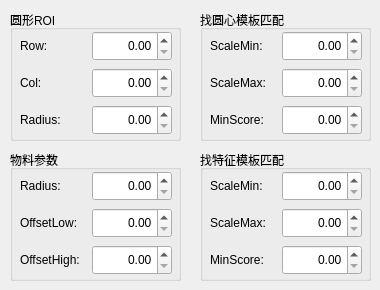
   <widget class="QWidget" name="tab_Cam3">
    <attribute name="title">
     <string>Cam3参数</string>
    </attribute>
    <widget class="QGroupBox" name="groupBox_10">
     <property name="geometry">
      <rect>
       <x>200</x>
       <y>10</y>
       <width>171</width>
       <height>131</height>
      </rect>
     </property>
     <property name="title">
      <string>找圆心模板匹配</string>
     </property>
     <widget class="QWidget" name="horizontalLayoutWidget_11">
      <property name="geometry">
       <rect>
        <x>10</x>
        <y>20</y>
        <width>152</width>
        <height>106</height>
       </rect>
      </property>
      <layout class="QHBoxLayout" name="horizontalLayout_11">
       <item>
        <layout class="QVBoxLayout" name="verticalLayout_21">
         <item>
          <widget class="QLabel" name="label_33">
           <property name="minimumSize">
            <size>
             <width>60</width>
             <height>30</height>
            </size>
           </property>
           <property name="maximumSize">
            <size>
             <width>70</width>
             <height>30</height>
            </size>
           </property>
           <property name="text">
            <string>ScaleMin:</string>
           </property>
           <property name="alignment">
            <set>Qt::AlignLeading|Qt::AlignLeft|Qt::AlignVCenter</set>
           </property>
          </widget>
         </item>
         <item>
          <widget class="QLabel" name="label_34">
           <property name="minimumSize">
            <size>
             <width>60</width>
             <height>30</height>
            </size>
           </property>
           <property name="maximumSize">
            <size>
             <width>70</width>
             <height>30</height>
            </size>
           </property>
           <property name="text">
            <string>ScaleMax:</string>
           </property>
           <property name="alignment">
            <set>Qt::AlignLeading|Qt::AlignLeft|Qt::AlignVCenter</set>
           </property>
          </widget>
         </item>
         <item>
          <widget class="QLabel" name="label_35">
           <property name="minimumSize">
            <size>
             <width>60</width>
             <height>30</height>
            </size>
           </property>
           <property name="maximumSize">
            <size>
             <width>70</width>
             <height>30</height>
            </size>
           </property>
           <property name="text">
            <string>MinScore:</string>
           </property>
           <property name="alignment">
            <set>Qt::AlignLeading|Qt::AlignLeft|Qt::AlignVCenter</set>
           </property>
          </widget>
         </item>
        </layout>
       </item>
       <item>
        <layout class="QVBoxLayout" name="verticalLayout_22">
         <item>
          <widget class="QDoubleSpinBox" name="p_cam3_circle_model_scalemin">
           <property name="minimumSize">
            <size>
             <width>80</width>
             <height>30</height>
            </size>
           </property>
           <property name="maximumSize">
            <size>
             <width>80</width>
             <height>30</height>
            </size>
           </property>
           <property name="alignment">
            <set>Qt::AlignRight|Qt::AlignTrailing|Qt::AlignVCenter</set>
           </property>
           <property name="maximum">
            <double>100.000000000000000</double>
           </property>
           <property name="singleStep">
            <double>0.100000000000000</double>
           </property>
          </widget>
         </item>
         <item>
          <widget class="QDoubleSpinBox" name="p_cam3_circle_model_scalemax">
           <property name="minimumSize">
            <size>
             <width>80</width>
             <height>30</height>
            </size>
           </property>
           <property name="maximumSize">
            <size>
             <width>80</width>
             <height>30</height>
            </size>
           </property>
           <property name="alignment">
            <set>Qt::AlignRight|Qt::AlignTrailing|Qt::AlignVCenter</set>
           </property>
           <property name="maximum">
            <double>100.000000000000000</double>
           </property>
           <property name="singleStep">
            <double>0.100000000000000</double>
           </property>
          </widget>
         </item>
         <item>
          <widget class="QDoubleSpinBox" name="p_cam3_circle_model_minscore">
           <property name="minimumSize">
            <size>
             <width>80</width>
             <height>30</height>
            </size>
           </property>
           <property name="maximumSize">
            <size>
             <width>80</width>
             <height>30</height>
            </size>
           </property>
           <property name="alignment">
            <set>Qt::AlignRight|Qt::AlignTrailing|Qt::AlignVCenter</set>
           </property>
           <property name="maximum">
            <double>1.000000000000000</double>
           </property>
           <property name="singleStep">
            <double>0.010000000000000</double>
           </property>
          </widget>
         </item>
        </layout>
       </item>
      </layout>
     </widget>
    </widget>
    <widget class="QGroupBox" name="groupBox_11">
     <property name="geometry">
      <rect>
       <x>200</x>
       <y>150</y>
       <width>171</width>
       <height>131</height>
      </rect>
     </property>
     <property name="title">
      <string>找特征模板匹配</string>
     </property>
     <widget class="QWidget" name="horizontalLayoutWidget_12">
      <property name="geometry">
       <rect>
        <x>10</x>
        <y>20</y>
        <width>152</width>
        <height>106</height>
       </rect>
      </property>
      <layout class="QHBoxLayout" name="horizontalLayout_12">
       <item>
        <layout class="QVBoxLayout" name="verticalLayout_23">
         <item>
          <widget class="QLabel" name="label_36">
           <property name="minimumSize">
            <size>
             <width>60</width>
             <height>30</height>
            </size>
           </property>
           <property name="maximumSize">
            <size>
             <width>70</width>
             <height>30</height>
            </size>
           </property>
           <property name="text">
            <string>ScaleMin:</string>
           </property>
           <property name="alignment">
            <set>Qt::AlignLeading|Qt::AlignLeft|Qt::AlignVCenter</set>
           </property>
          </widget>
         </item>
         <item>
          <widget class="QLabel" name="label_37">
           <property name="minimumSize">
            <size>
             <width>60</width>
             <height>30</height>
            </size>
           </property>
           <property name="maximumSize">
            <size>
             <width>70</width>
             <height>30</height>
            </size>
           </property>
           <property name="text">
            <string>ScaleMax:</string>
           </property>
           <property name="alignment">
            <set>Qt::AlignLeading|Qt::AlignLeft|Qt::AlignVCenter</set>
           </property>
          </widget>
         </item>
         <item>
          <widget class="QLabel" name="label_38">
           <property name="minimumSize">
            <size>
             <width>60</width>
             <height>30</height>
            </size>
           </property>
           <property name="maximumSize">
            <size>
             <width>70</width>
             <height>30</height>
            </size>
           </property>
           <property name="text">
            <string>MinScore:</string>
           </property>
           <property name="alignment">
            <set>Qt::AlignLeading|Qt::AlignLeft|Qt::AlignVCenter</set>
           </property>
          </widget>
         </item>
        </layout>
       </item>
       <item>
        <layout class="QVBoxLayout" name="verticalLayout_24">
         <item>
          <widget class="QDoubleSpinBox" name="p_cam3_feature_model_scalemin">
           <property name="minimumSize">
            <size>
             <width>80</width>
             <height>30</height>
            </size>
           </property>
           <property name="maximumSize">
            <size>
             <width>80</width>
             <height>30</height>
            </size>
           </property>
           <property name="alignment">
            <set>Qt::AlignRight|Qt::AlignTrailing|Qt::AlignVCenter</set>
           </property>
           <property name="maximum">
            <double>100.000000000000000</double>
           </property>
           <property name="singleStep">
            <double>0.100000000000000</double>
           </property>
          </widget>
         </item>
         <item>
          <widget class="QDoubleSpinBox" name="p_cam3_feature_model_scalemax">
           <property name="minimumSize">
            <size>
             <width>80</width>
             <height>30</height>
            </size>
           </property>
           <property name="maximumSize">
            <size>
             <width>80</width>
             <height>30</height>
            </size>
           </property>
           <property name="alignment">
            <set>Qt::AlignRight|Qt::AlignTrailing|Qt::AlignVCenter</set>
           </property>
           <property name="maximum">
            <double>100.000000000000000</double>
           </property>
           <property name="singleStep">
            <double>0.100000000000000</double>
           </property>
          </widget>
         </item>
         <item>
          <widget class="QDoubleSpinBox" name="p_cam3_feature_model_minscore">
           <property name="minimumSize">
            <size>
             <width>80</width>
             <height>30</height>
            </size>
           </property>
           <property name="maximumSize">
            <size>
             <width>80</width>
             <height>30</height>
            </size>
           </property>
           <property name="alignment">
            <set>Qt::AlignRight|Qt::AlignTrailing|Qt::AlignVCenter</set>
           </property>
           <property name="maximum">
            <double>1.000000000000000</double>
           </property>
           <property name="singleStep">
            <double>0.010000000000000</double>
           </property>
          </widget>
         </item>
        </layout>
       </item>
      </layout>
     </widget>
    </widget>
    <widget class="QGroupBox" name="groupBox_12">
     <property name="geometry">
      <rect>
       <x>10</x>
       <y>10</y>
       <width>171</width>
       <height>131</height>
      </rect>
     </property>
     <property name="mouseTracking">
      <bool>false</bool>
     </property>
     <property name="acceptDrops">
      <bool>false</bool>
     </property>
     <property name="autoFillBackground">
      <bool>false</bool>
     </property>
     <property name="title">
      <string>圆形ROI</string>
     </property>
     <property name="flat">
      <bool>false</bool>
     </property>
     <property name="checkable">
      <bool>false</bool>
     </property>
     <property name="checked">
      <bool>false</bool>
     </property>
     <widget class="QWidget" name="horizontalLayoutWidget_13">
      <property name="geometry">
       <rect>
        <x>10</x>
        <y>20</y>
        <width>152</width>
        <height>106</height>
       </rect>
      </property>
      <layout class="QHBoxLayout" name="horizontalLayout_13">
       <item>
        <layout class="QVBoxLayout" name="verticalLayout_25">
         <item>
          <widget class="QLabel" name="label_39">
           <property name="minimumSize">
            <size>
             <width>60</width>
             <height>30</height>
            </size>
           </property>
           <property name="maximumSize">
            <size>
             <width>70</width>
             <height>30</height>
            </size>
           </property>
           <property name="text">
            <string>Row:</string>
           </property>
           <property name="alignment">
            <set>Qt::AlignLeading|Qt::AlignLeft|Qt::AlignVCenter</set>
           </property>
          </widget>
         </item>
         <item>
          <widget class="QLabel" name="label_40">
           <property name="minimumSize">
            <size>
             <width>60</width>
             <height>30</height>
            </size>
           </property>
           <property name="maximumSize">
            <size>
             <width>70</width>
             <height>30</height>
            </size>
           </property>
           <property name="text">
            <string>Col:</string>
           </property>
           <property name="alignment">
            <set>Qt::AlignLeading|Qt::AlignLeft|Qt::AlignVCenter</set>
           </property>
          </widget>
         </item>
         <item>
          <widget class="QLabel" name="label_41">
           <property name="minimumSize">
            <size>
             <width>60</width>
             <height>30</height>
            </size>
           </property>
           <property name="maximumSize">
            <size>
             <width>70</width>
             <height>30</height>
            </size>
           </property>
           <property name="text">
            <string>Radius:</string>
           </property>
           <property name="alignment">
            <set>Qt::AlignLeading|Qt::AlignLeft|Qt::AlignVCenter</set>
           </property>
          </widget>
         </item>
        </layout>
       </item>
       <item>
        <layout class="QVBoxLayout" name="verticalLayout_26">
         <item>
          <widget class="QDoubleSpinBox" name="p_cam3_circle_row">
           <property name="minimumSize">
            <size>
             <width>80</width>
             <height>30</height>
            </size>
           </property>
           <property name="maximumSize">
            <size>
             <width>80</width>
             <height>30</height>
            </size>
           </property>
           <property name="alignment">
            <set>Qt::AlignRight|Qt::AlignTrailing|Qt::AlignVCenter</set>
           </property>
           <property name="maximum">
            <double>2048.000000000000000</double>
           </property>
           <property name="singleStep">
            <double>1.000000000000000</double>
           </property>
          </widget>
         </item>
         <item>
          <widget class="QDoubleSpinBox" name="p_cam3_circle_col">
           <property name="minimumSize">
            <size>
             <width>80</width>
             <height>30</height>
            </size>
           </property>
           <property name="maximumSize">
            <size>
             <width>80</width>
             <height>30</height>
            </size>
           </property>
           <property name="alignment">
            <set>Qt::AlignRight|Qt::AlignTrailing|Qt::AlignVCenter</set>
           </property>
           <property name="maximum">
            <double>2448.000000000000000</double>
           </property>
          </widget>
         </item>
         <item>
          <widget class="QDoubleSpinBox" name="p_cam3_circle_radius">
           <property name="minimumSize">
            <size>
             <width>80</width>
             <height>30</height>
            </size>
           </property>
           <property name="maximumSize">
            <size>
             <width>80</width>
             <height>30</height>
            </size>
           </property>
           <property name="alignment">
            <set>Qt::AlignRight|Qt::AlignTrailing|Qt::AlignVCenter</set>
           </property>
           <property name="maximum">
            <double>2448.000000000000000</double>
           </property>
          </widget>
         </item>
        </layout>
       </item>
      </layout>
     </widget>
    </widget>
    <widget class="QGroupBox" name="groupBox_13">
     <property name="geometry">
      <rect>
       <x>10</x>
       <y>150</y>
       <width>171</width>
       <height>131</height>
      </rect>
     </property>
     <property name="mouseTracking">
      <bool>false</bool>
     </property>
     <property name="acceptDrops">
      <bool>false</bool>
     </property>
     <property name="autoFillBackground">
      <bool>false</bool>
     </property>
     <property name="title">
      <string>物料参数</string>
     </property>
     <property name="flat">
      <bool>false</bool>
     </property>
     <property name="checkable">
      <bool>false</bool>
     </property>
     <property name="checked">
      <bool>false</bool>
     </property>
     <widget class="QWidget" name="horizontalLayoutWidget_14">
      <property name="geometry">
       <rect>
        <x>10</x>
        <y>20</y>
        <width>152</width>
        <height>106</height>
       </rect>
      </property>
      <layout class="QHBoxLayout" name="horizontalLayout_14">
       <item>
        <layout class="QVBoxLayout" name="verticalLayout_27">
         <item>
          <widget class="QLabel" name="label_42">
           <property name="minimumSize">
            <size>
             <width>60</width>
             <height>30</height>
            </size>
           </property>
           <property name="maximumSize">
            <size>
             <width>70</width>
             <height>30</height>
            </size>
           </property>
           <property name="text">
            <string>Radius:</string>
           </property>
           <property name="alignment">
            <set>Qt::AlignLeading|Qt::AlignLeft|Qt::AlignVCenter</set>
           </property>
          </widget>
         </item>
         <item>
          <widget class="QLabel" name="label_43">
           <property name="minimumSize">
            <size>
             <width>60</width>
             <height>30</height>
            </size>
           </property>
           <property name="maximumSize">
            <size>
             <width>70</width>
             <height>30</height>
            </size>
           </property>
           <property name="text">
            <string>OffsetLow:</string>
           </property>
           <property name="alignment">
            <set>Qt::AlignLeading|Qt::AlignLeft|Qt::AlignVCenter</set>
           </property>
          </widget>
         </item>
         <item>
          <widget class="QLabel" name="label_44">
           <property name="minimumSize">
            <size>
             <width>60</width>
             <height>30</height>
            </size>
           </property>
           <property name="maximumSize">
            <size>
             <width>70</width>
             <height>30</height>
            </size>
           </property>
           <property name="text">
            <string>OffsetHigh:</string>
           </property>
           <property name="alignment">
            <set>Qt::AlignLeading|Qt::AlignLeft|Qt::AlignVCenter</set>
           </property>
          </widget>
         </item>
        </layout>
       </item>
       <item>
        <layout class="QVBoxLayout" name="verticalLayout_28">
         <item>
          <widget class="QDoubleSpinBox" name="p_cam3_material_radius">
           <property name="minimumSize">
            <size>
             <width>80</width>
             <height>30</height>
            </size>
           </property>
           <property name="maximumSize">
            <size>
             <width>80</width>
             <height>30</height>
            </size>
           </property>
           <property name="alignment">
            <set>Qt::AlignRight|Qt::AlignTrailing|Qt::AlignVCenter</set>
           </property>
           <property name="maximum">
            <double>2048.000000000000000</double>
           </property>
           <property name="singleStep">
            <double>1.000000000000000</double>
           </property>
          </widget>
         </item>
         <item>
          <widget class="QDoubleSpinBox" name="p_cam3_material_offsetlow">
           <property name="minimumSize">
            <size>
             <width>80</width>
             <height>30</height>
            </size>
           </property>
           <property name="maximumSize">
            <size>
             <width>80</width>
             <height>30</height>
            </size>
           </property>
           <property name="alignment">
            <set>Qt::AlignRight|Qt::AlignTrailing|Qt::AlignVCenter</set>
           </property>
           <property name="maximum">
            <double>50.000000000000000</double>
           </property>
          </widget>
         </item>
         <item>
          <widget class="QDoubleSpinBox" name="p_cam3_material_offsethigh">
           <property name="minimumSize">
            <size>
             <width>80</width>
             <height>30</height>
            </size>
           </property>
           <property name="maximumSize">
            <size>
             <width>80</width>
             <height>30</height>
            </size>
           </property>
           <property name="alignment">
            <set>Qt::AlignRight|Qt::AlignTrailing|Qt::AlignVCenter</set>
           </property>
           <property name="maximum">
            <double>50.000000000000000</double>
           </property>
          </widget>
         </item>
        </layout>
       </item>
      </layout>
     </widget>
    </widget>
   </widget>
